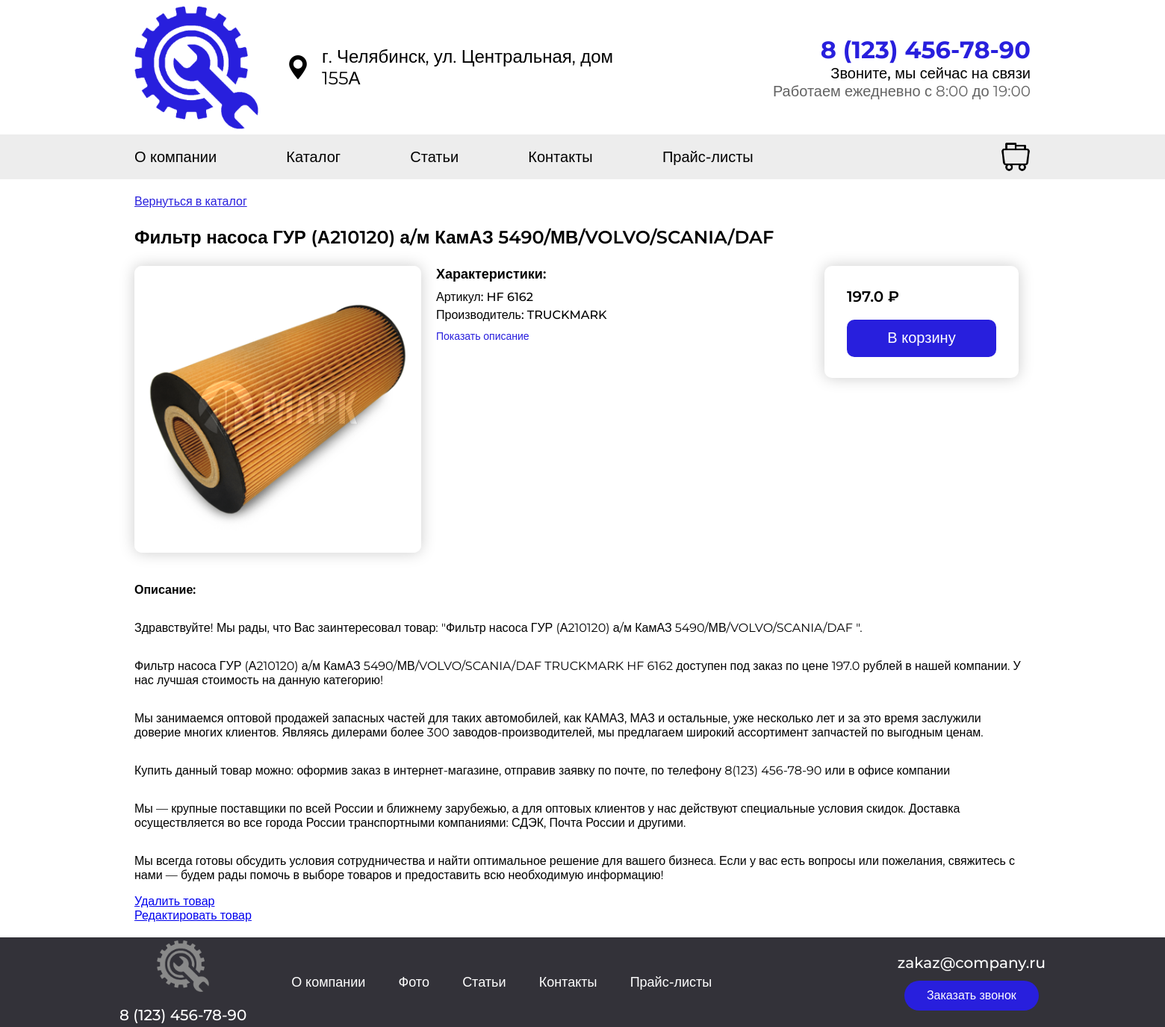
Page /product/filtr-nasosa-gur-a210120-a-m-kamaz-5490-mv-volvo-scania-daf on the committed database.
### app.py (models this page shows, shortened)
class Catalog(db.Model):
    id = db.Column(db.Integer, primary_key=True)
    name = db.Column(db.String(100), nullable=False)
    slug = db.Column(db.String(150), unique = True, nullable=False)
    image = db.Column(db.String(100), nullable=False)
    item = db.Column(db.String(100), nullable=False)
    manufacturer = db.Column(db.String(100), nullable=False)
    cost = db.Column(db.Float, nullable=False)
    description = db.Column(db.String(300), nullable=False)

### app.py (the view)
@app.route('/product/<string:slug>')
def product(slug):
    catalog_item = Catalog.query.filter_by(slug=slug).first_or_404()
    return render_template('product.html', catalog=catalog_item)

### app.py (called while the page is built)
@app.context_processor
def cart_quantity():
    cart = session.get('cart', {})
    quantity = sum(item['quantity'] for item in cart.values()) if cart else 0
    return {'cart_quantity': quantity}

### templates/product.html (shortened to what this page needs)
<html lang="ru">
    <head>
    <link rel="stylesheet" href="{{ url_for('static', filename='css/style.css') }}">
</head>
<body>
    <div class="div-top">
        <div class="div-top1">
            <a href="/"><img src="{{ url_for('static', filename='img/logo.png') }}" class="logo"></a>
            <img src="{{ url_for('static', filename='img/point.png') }}" class="point">
            <a class="adress">г. Челябинск, ул. Центральная, дом 155А</a>
            <div class="div-top-2">
                <div class="div-top2-1">
                <span class="span-top-text-number">
                    <a href="#" class="top-text-number">8 (123) 456-78-90<br></a>
                </span>
                <span class="span-top-text-1">
                    <a class="top-text-1">Звоните, мы сейчас на связи<br></a>
                </span>
                <span class="span-top-text-2">
                    <a class="top-text-2">Работаем ежедневно с 8:00 до 19:00</a>
                </span>
            </div>
        </div>
        </div>
        <div class="div-top-info1">
            <div class="div-top-info2">
                <div class="container-info">
                    <a href="#" class="info-1">О компании</a>
                    <a href="/catalog" class="info-2">Каталог</a>
                    <a href="#" class="info-3">Статьи</a>
                    <a href="#" class="info-4">Контакты</a>
                    <a href="#" class="info-5">Прайс-листы</a>
                </div>
                <div class="div-top-info2-1">
                    <div class="div-top-info2-2">
                        <a href="/cart"><img class="img-cart" src="{{ url_for('static', filename='img/cart.png') }}"></a>
                    </div>
                </div>
            </div>
        </div>
    </div>
    <div class="product-container">
        <div class="product-details">
            <div class="product-details_fir">
            <div class="product-detail-top">
                <a href="/catalog" class="back-link">Вернуться в каталог</a>
                <p class="product-detail-name">{{ catalog.name }}</p>
            </div>
            </div>
            <div class="product-details_fir">
            <div class="product-details1">
                <img class="product-detail-img" src="{{ url_for('static', filename='uploads/' + catalog.image) }}" alt="{{ catalog.name }}">
            </div>
            <div class="product-details2">
                <div class="product-details2_1">
                    <a class="product-detail-top-text">Характеристики:</a>
                    <a class="product-detail-info">Артикул: {{ catalog.item }}</a>
                    <a class="product-detail-info">Производитель: {{ catalog.manufacturer }}</a>
                    <a class="product-detail-info-a" href="#product-description">Показать описание</a>
                </div>
                <div class="product-detail2_21">
                    <div class="product-details2_22">
                        <a class="product-detail-cost"> {{ catalog.cost }} ₽</a><br>
                        <a href="{{ url_for('add_to_cart', product_id=catalog.id) }}"><button type="button" class="product-detail-btn-buy">В корзину</button></a>
                    </div>
                </div>
            </div>
            </div>
        </div>
        <p id="product-description" class="product-detail-description">Описание:</p>
        <p>Здравствуйте! Мы рады, что Вас заинтересовал товар: "{{ catalog.description }}".</p>
        <p>{{ catalog.name }} {{ catalog.manufacturer }} {{ catalog.item }} доступен под заказ по цене {{ catalog.cost }} рублей в нашей компании. У нас лучшая стоимость на данную категорию!</p>
        <p>Мы занимаемся оптовой продажей запасных частей для таких автомобилей, как КАМАЗ, МАЗ и остальные, уже несколько лет и за это время заслужили доверие многих клиентов. Являясь дилерами более 300 заводов-производителей, мы предлагаем широкий ассортимент запчастей по выгодным ценам.</p>
        <p>Купить данный товар можно: оформив заказ в интернет-магазине, отправив заявку по почте, по телефону 8(123) 456-78-90 или в офисе компании</p>
        <p>Мы — крупные поставщики по всей России и ближнему зарубежью, а для оптовых клиентов у нас действуют специальные условия скидок. Доставка осуществляется во все города России транспортными компаниями: СДЭК, Почта России и другими.</p>
        <p>Мы всегда готовы обсудить условия сотрудничества и найти оптимальное решение для вашего бизнеса. Если у вас есть вопросы или пожелания, свяжитесь с нами — будем рады помочь в выборе товаров и предоставить всю необходимую информацию!</p>
        <a href="/product/{{ catalog.slug }}/delete">Удалить товар</a>
        <a href="/product/{{ catalog.slug }}/update">Редактировать товар</a>
    </div>
    <div class="footer">
        <div class="footer_a">
            <div class="footer_logo-num">
                <img class="img-logo-gray" src="{{ url_for('static', filename='img/logo_gray.png') }}"><br><br>
                <a class="footer-number">8 (123) 456-78-90</a>
            </div>
            <div class="footer-info">
                <a href="#" class="footer-info-1">О компании</a>
                <a href="#" class="footer-info-2">Фото</a>
                <a href="/posts" class="footer-info-3">Статьи</a>
                <a href="#" class="footer-info-4">Контакты</a>
                <a href="#" class="footer-info-5">Прайс-листы</a>
            </div>
        </div>
        <div class="footer_b">
            <div class="footer_ba">
                <div class="footer-email"><a class="text-footer-email">zakaz@company.ru</a></div>
                <div class="footer-call-num"><button class="button-footer-call-num" >Заказать звонок</button></div>
            </div>
        </div>
    </div>
</body>
</html>

### rows in the picture
Catalog: name "Фильтр насоса ГУР (А210120) а/м КамАЗ 5490/МВ/VOLVO/SCANIA/DAF", image (picture), item "HF 6162", manufacturer "TRUCKMARK", cost "197.0", description "Фильтр насоса ГУР (А210120) а/м КамАЗ 5490/МВ/VOLVO/SCANIA/DAF"
